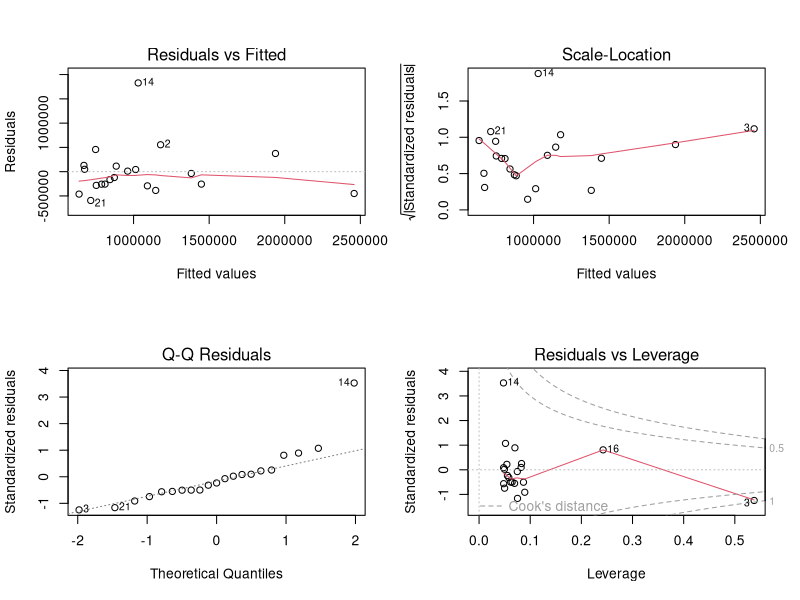
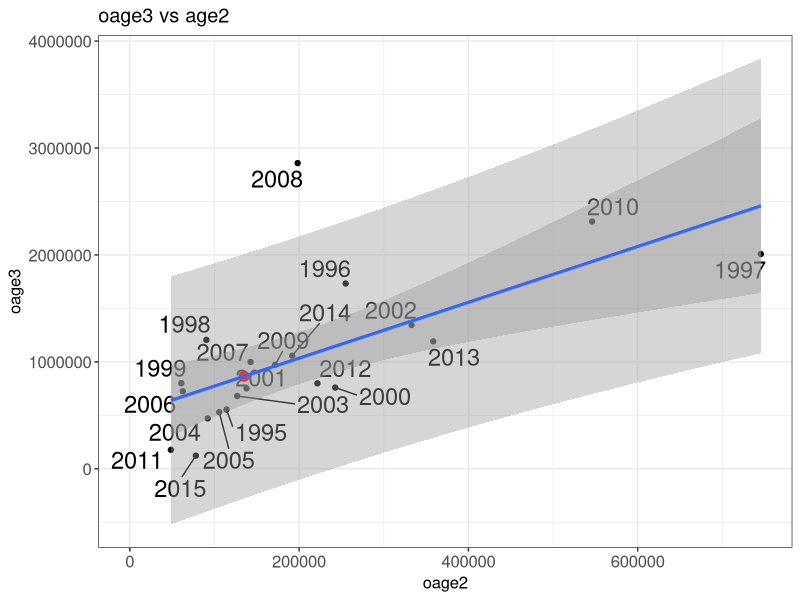
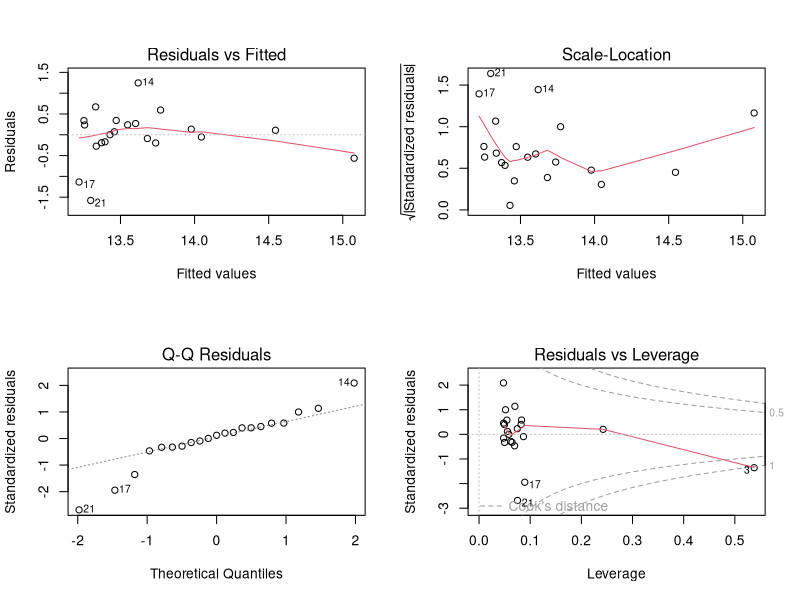
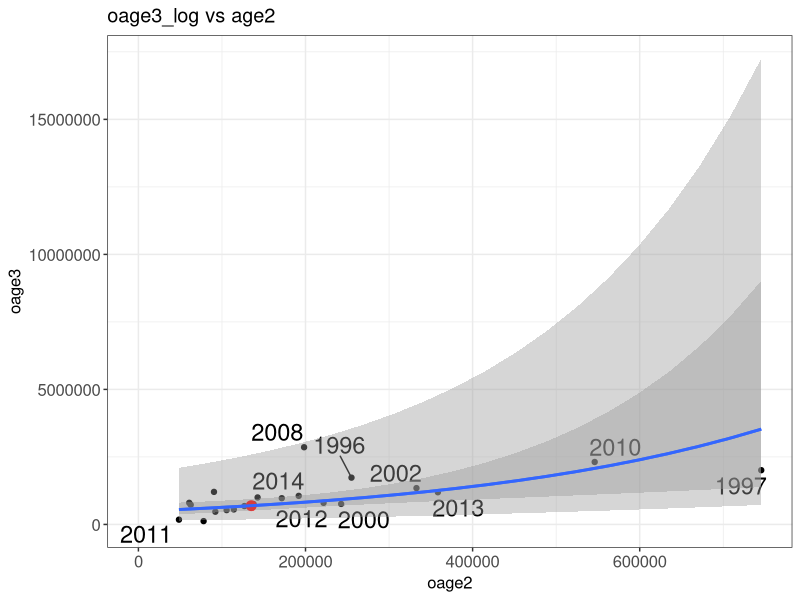
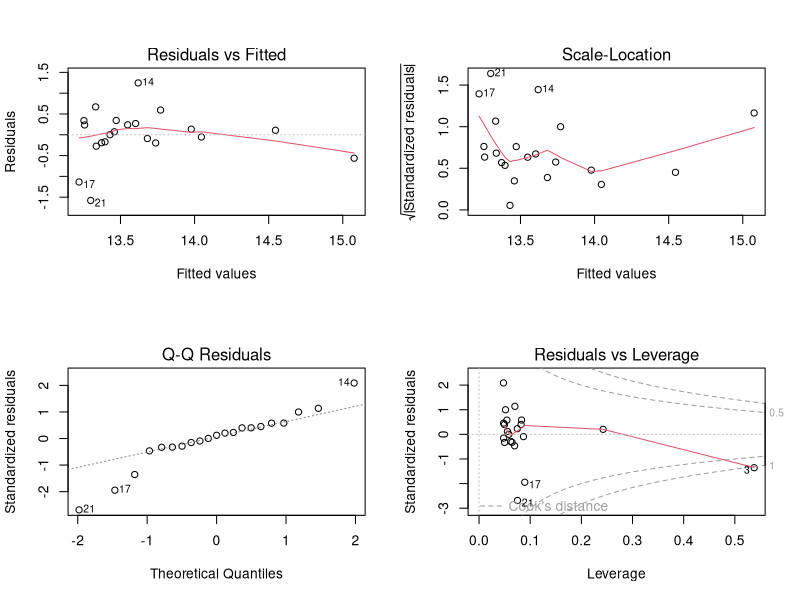
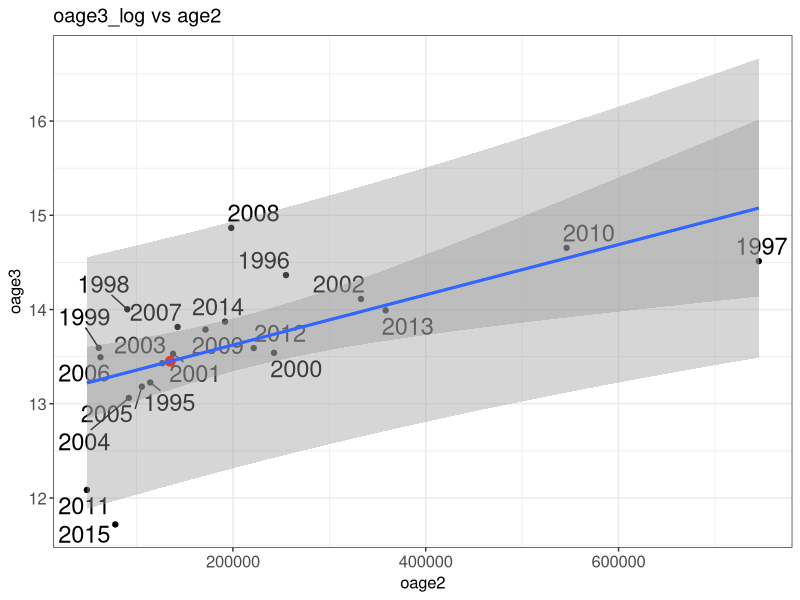
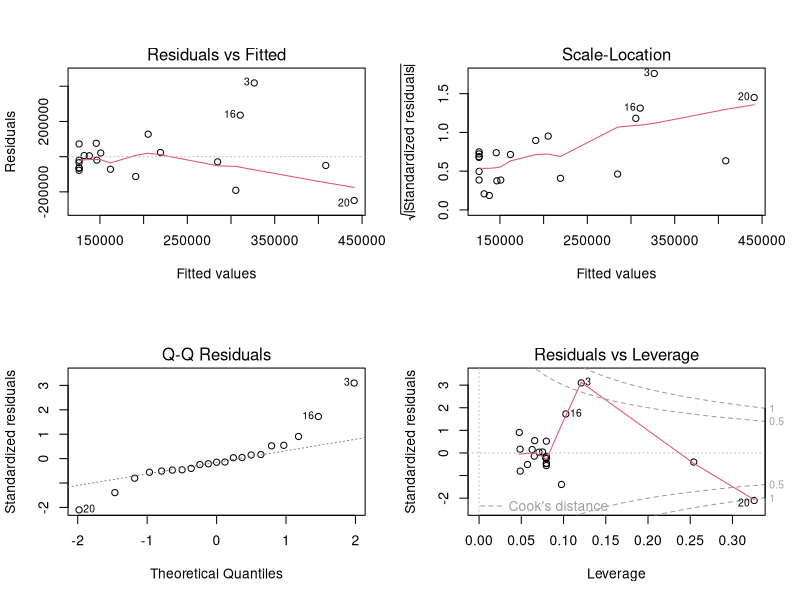
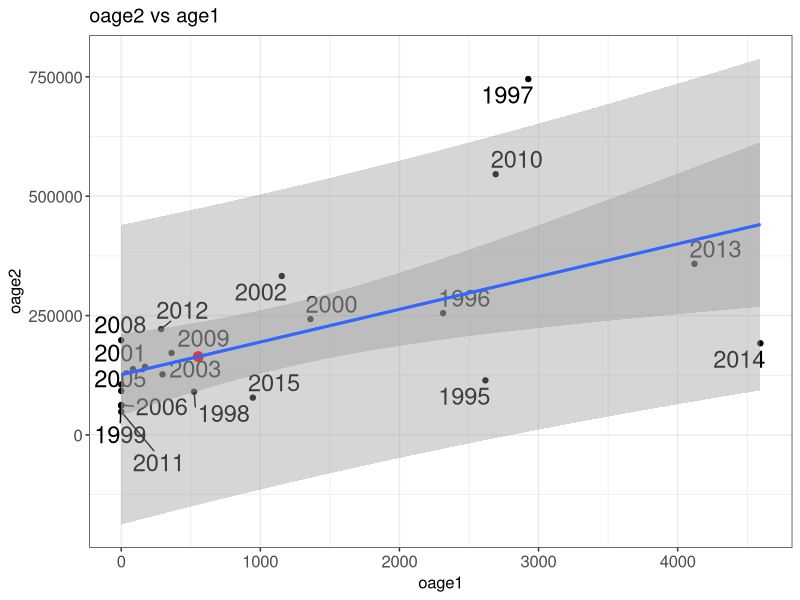

Recreate these plots in R, in order.
# notes ----
# chigkik forecast
# sarah.power@alaska.gov
# 11/06/2018

# load ----
library(tidyverse)
library(lubridate)
library(ggrepel)
library(broom)#for cleaning up data, used in predction
library(caret)#used for cross validation 
library(here)
options(scipen=999)

# data ----
chig <- read_csv('data/Chignik Early_Run2019fx.csv') %>%
  select(-oage5, -Total) %>%
  filter(outmigration_year >= 1995 & outmigration_year < 2016) %>%
  mutate(oage2_log = log(oage2),
         oage3_log = log(oage3))

# analysis ----
oage1_median <- median(chig$oage1, na.rm = TRUE) 
oage4_median <- median(chig$oage4, na.rm = TRUE)
oage1_med1090 <- quantile(chig$oage1, probs = c(0.5, 0.10, 0.90), na.rm = TRUE) 
oage4_med1090 <- quantile(chig$oage4, probs = c(0.5, 0.10, 0.90), na.rm = TRUE) 

summary(chig$oage1)

# model for ocean age 3 (oage3)
oage3_model_1 <- lm(oage3 ~ oage2, data = chig)
#preds_oage3_model_1 <- evaluate_model(oage3_model_1, data = chig)
layout(matrix(c(1,2,3,4),2,2))
plot(oage3_model_1)
summary(oage3_model_1) # show results
r2 = format(summary(oage3_model_1)$r.squared, digits = 3)
RSS <- c(crossprod(oage3_model_1$residuals))
MSE <- RSS / length(oage3_model_1$residuals)
(RMSE <- sqrt(MSE))

#use to plot the new predicted point on the graph
new_data <- data.frame(oage2=  135057.48) #put in 2016 year oage2 *Note need to automate this

newpoint <- broom::augment(oage3_model_1, newdata = new_data)
(pred <- pred3 <- predict(oage3_model_1, newdata = new_data, interval = "prediction", level = 0.95))
lwr <- pred[2]
upr <- pred[3]
conf3 <- predict(oage3_model_1, newdata = new_data, interval = "confidence", level = 0.95)

#Use to make 95% CI and PI 
minoage2 <- round(min(chig$oage2, na.rm = TRUE),0)
maxoage2 <- round(max(chig$oage2, na.rm = TRUE),0)
predx <- data.frame(oage2 = seq(from = minoage2, to = maxoage2, by = (maxoage2-minoage2)/19))

# ... confidence interval
conf.int <- cbind(predx, predict(oage3_model_1, newdata = predx, interval = "confidence", level = 0.95))

# ... prediction interval
pred.int <- cbind(predx, predict(oage3_model_1, newdata = predx, interval = "prediction", level = 0.95))

m <- oage3_model_1
#Add text to the graph
lm_eqn <- function(df){
  m <- lm(oage3 ~ oage2, df);
  eq <- substitute(italic(oage3) == a + b %.% italic(oage2)*","~~italic(r)^2~"="~r2, 
                   list(a = format(coef(m)[1], digits = 2), 
                        b = format(coef(m)[2], digits = 2), 
                        r2 = format(summary(m)$r.squared, digits = 3)))
  as.character(as.expression(eq));                 
}

lm_eqn(chig)
# 
g.pred <- ggplot(pred.int, aes(x = oage2, y = fit)) +
  geom_point(data = chig, aes(x = oage2, y = oage3)) + #plots all the points
  geom_text_repel(data = chig, aes(x = oage2, y = oage3, label = outmigration_year), size = 6) +
  geom_smooth(data = pred.int, aes(ymin = lwr, ymax = upr), stat = "identity") + # prediction interval
  geom_point(data = newpoint, aes(y = .fitted), size = 3, color = "red") + # adds this years new point
  #geom_text(data = newpoint, aes(x = oage2, y = .fitted, label = round(.fitted, 0 )), adj = 1, size = 6) +  
  geom_text(data = newpoint, aes(x = oage2, y = .fitted, label = "2017"), adj = 6) +  
  geom_smooth(data = conf.int, aes(ymin = lwr, ymax = upr), stat = "identity") + #confidence interval
  #geom_text(x = 5, y = 75000, label = lm_eqn(chig), parse = TRUE, adj = 0, size = 10) +
  expand_limits(y=c(0 , 80000)) +
  expand_limits(x=c(0 , 50)) + #export, save copy to clip board 1400 X 1200 for power point & 850 x 550 for document.
  theme_bw() +
  theme(text = element_text(size=12), axis.text.x = element_text(size = 12), axis.text.y = element_text(size = 12)) +
  xlab("oage2") +
  ylab("oage3") +
  ggtitle("oage3 vs age2")

g.pred  

#Repeated K- fold Cross validation

# define training control 
train_control <- trainControl(method="repeatedcv", number=10, repeats=4)
#I used number of K-folds = 4 since I have 4*5 = 210 is lose to the 20 years of data I have

# train the model
model <- train(oage3 ~ oage2, data=chig, trControl=train_control, method="lm")
# summarize results
print(model) #get full model RMSE (Root Mean Square Error)

oage3_pred <- predict(model, chig) # necessary step to get training RMSE
postResample(pred = oage3_pred, obs = chig$oage3) #To get training RMSE
#Compare training RMSE to (full) RMSE




# log models

# model for ocean age 3 (oage3)
oage3_log_model_1 <- lm(oage3_log ~ oage2, data = chig)
#preds_oage3_log_model_1 <- evaluate_model(oage3_log_model_1, data = chig)
layout(matrix(c(1,2,3,4),2,2))
plot(oage3_log_model_1)
summary(oage3_log_model_1) # show results
r2 = format(summary(oage3_log_model_1)$r.squared, digits = 3)
RSS <- c(crossprod(oage3_log_model_1$residuals))
MSE <- RSS / length(oage3_log_model_1$residuals)
(RMSE <- sqrt(MSE))

#use to plot the new predicted point on the graph
new_data <- data.frame(oage2=  135057.48) #put in 2016 year oage2 *Note need to automate this

newpoint <- broom::augment(oage3_log_model_1, newdata = new_data)
(pred <- predict(oage3_log_model_1, newdata = new_data, interval = "prediction", level = 0.95))
pred <- pred3log <-exp(pred)
lwr <- pred[2]
upr <- pred[3]
conf3log <-exp(predict(oage3_log_model_1, newdata = new_data, interval = "confidence", level = 0.95))

#Use to make 95% CI and PI 
minoage2 <- round(min(chig$oage2, na.rm = TRUE),0)
maxoage2 <- round(max(chig$oage2, na.rm = TRUE),0)
predx <- data.frame(oage2 = seq(from = minoage2, to = maxoage2, by = (maxoage2-minoage2)/19))

# ... confidence interval
conf.int <- cbind(predx, exp(predict(oage3_log_model_1, newdata = predx, interval = "confidence", level = 0.95)))

# ... prediction interval
pred.int <- cbind(predx, exp(predict(oage3_log_model_1, newdata = predx, interval = "prediction", level = 0.95)))

m <- oage3_log_model_1
#Add text to the graph
lm_eqn <- function(df){
  m <- lm(oage3_log ~ oage2, df);
  eq <- substitute(italic(oage3_log) == a + b %.% italic(oage2)*","~~italic(r)^2~"="~r2, 
                   list(a = format(coef(m)[1], digits = 2), 
                        b = format(coef(m)[2], digits = 2), 
                        r2 = format(summary(m)$r.squared, digits = 3)))
  as.character(as.expression(eq));                 
}

lm_eqn(chig)
# 
g.pred <- ggplot(pred.int, aes(x = oage2, y = fit)) +
  geom_point(data = chig, aes(x = oage2, y = oage3)) + #plots all the points
  geom_text_repel(data = chig, aes(x = oage2, y = oage3, label = outmigration_year), size = 6) +
  geom_smooth(data = pred.int, aes(ymin = lwr, ymax = upr), stat = "identity") + # prediction interval
  geom_point(data = newpoint, aes(y = exp(.fitted)), size = 3, color = "red") + # adds this years new point
  #geom_text(data = newpoint, aes(x = oage2, y = .fitted, label = round(.fitted, 0 )), adj = 1, size = 6) +  
  geom_text(data = newpoint, aes(x = oage2, y = .fitted, label = "2017"), adj = 6) +  
  geom_smooth(data = conf.int, aes(ymin = lwr, ymax = upr), stat = "identity") + #confidence interval
  #geom_text(x = 5, y = 75000, label = lm_eqn(chig), parse = TRUE, adj = 0, size = 10) +
  expand_limits(y=c(0 , 80000)) +
  expand_limits(x=c(0 , 50)) + #export, save copy to clip board 1400 X 1200 for power point & 850 x 550 for document.
  theme_bw() +
  theme(text = element_text(size=12), axis.text.x = element_text(size = 12), axis.text.y = element_text(size = 12)) +
  xlab("oage2") +
  ylab("oage3") +
  ggtitle("oage3_log vs age2")

g.pred  

#Repeated K- fold Cross validation

# define training control 
train_control <- trainControl(method="repeatedcv", number=10, repeats=4)
#I used number of K-folds = 4 since I have 4*5 = 210 is lose to the 20 years of data I have

# train the model
model <- train(oage3_log ~ oage2, data=chig, trControl=train_control, method="lm")
# summarize results
print(model) #get full model RMSE (Root Mean Square Error)

oage3_log_pred <- predict(model, chig) # necessary step to get training RMSE
postResample(pred = oage3_log_pred, obs = chig$oage3_log) #To get training RMSE
#Compare training RMSE to (full) RMSE


#######################################
#log model with results/graph in log scale
oage3_log_model_1 <- lm(oage3_log ~ oage2, data = chig)
#preds_oage3_log_model_1 <- evaluate_model(oage3_log_model_1, data = chig)
layout(matrix(c(1,2,3,4),2,2))
plot(oage3_log_model_1)
summary(oage3_log_model_1) # show results
r2 = format(summary(oage3_log_model_1)$r.squared, digits = 3)
RSS <- c(crossprod(oage3_log_model_1$residuals))
MSE <- RSS / length(oage3_log_model_1$residuals)
(RMSE <- sqrt(MSE))

#use to plot the new predicted point on the graph
new_data <- data.frame(oage2=  135057.48) #put in 2016 year oage2 *Note need to automate this

newpoint <- broom::augment(oage3_log_model_1, newdata = new_data)
(pred <- predict(oage3_log_model_1, newdata = new_data, interval = "prediction", level = 0.95))
#pred <- exp(pred)
lwr <- pred[2]
upr <- pred[3]
predict(oage3_log_model_1, newdata = new_data, interval = "confidence", level = 0.95)

#Use to make 95% CI and PI 
minoage2 <- round(min(chig$oage2, na.rm = TRUE),0)
maxoage2 <- round(max(chig$oage2, na.rm = TRUE),0)
predx <- data.frame(oage2 = seq(from = minoage2, to = maxoage2, by = (maxoage2-minoage2)/19))

# ... confidence interval
conf.int <- cbind(predx, predict(oage3_log_model_1, newdata = predx, interval = "confidence", level = 0.95))

# ... prediction interval
pred.int <- cbind(predx, predict(oage3_log_model_1, newdata = predx, interval = "prediction", level = 0.95))

m <- oage3_log_model_1
#Add text to the graph
lm_eqn <- function(df){
  m <- lm(oage3_log ~ oage2, df);
  eq <- substitute(italic(oage3_log) == a + b %.% italic(oage2)*","~~italic(r)^2~"="~r2, 
                   list(a = format(coef(m)[1], digits = 2), 
                        b = format(coef(m)[2], digits = 2), 
                        r2 = format(summary(m)$r.squared, digits = 3)))
  as.character(as.expression(eq));                 
}

lm_eqn(chig)
# 
g.pred <- ggplot(pred.int, aes(x = oage2, y = fit)) +
  geom_point(data = chig, aes(x = oage2, y = oage3_log)) + #plots all the points
  geom_text_repel(data = chig, aes(x = oage2, y = oage3_log, label = outmigration_year), size = 6) +
  geom_smooth(data = pred.int, aes(ymin = lwr, ymax = upr), stat = "identity") + # prediction interval
  geom_point(data = newpoint, aes(y = .fitted), size = 3, color = "red") + # adds this years new point
  #geom_text(data = newpoint, aes(x = oage2, y = .fitted, label = round(.fitted, 0 )), adj = 1, size = 6) +  
  geom_text(data = newpoint, aes(x = oage2, y = .fitted, label = "2017"), adj = 6) +  
  geom_smooth(data = conf.int, aes(ymin = lwr, ymax = upr), stat = "identity") + #confidence interval
  #geom_text(x = 5, y = 75000, label = lm_eqn(chig), parse = TRUE, adj = 0, size = 10) +
  #expand_limits(y=c(0 , 80000)) +
  #expand_limits(x=c(0 , 50)) + #export, save copy to clip board 1400 X 1200 for power point & 850 x 550 for document.
  theme_bw() +
  theme(text = element_text(size=12), axis.text.x = element_text(size = 12), axis.text.y = element_text(size = 12)) +
  xlab("oage2") +
  ylab("oage3") +
  ggtitle("oage3_log vs age2")

g.pred  

#Repeated K- fold Cross validation

# define training control 
train_control <- trainControl(method="repeatedcv", number=10, repeats=4)
#I used number of K-folds = 4 since I have 4*5 = 210 is lose to the 20 years of data I have

# train the model
model <- train(oage3_log ~ oage2, data=chig, trControl=train_control, method="lm")
# summarize results
print(model) #get full model RMSE (Root Mean Square Error)

oage3_log_pred <- predict(model, chig) # necessary step to get training RMSE
postResample(pred = oage3_log_pred, obs = chig$oage3_log) #To get training RMSE
#Compare training RMSE to (full) RMSE

############################################
# Now do the same for age2 regressed on age1 
# model for ocean age 3 (oage2)
oage2_model_1 <- lm(oage2 ~ oage1, data = chig)
#preds_oage2_model_1 <- evaluate_model(oage2_model_1, data = chig)
layout(matrix(c(1,2,3,4),2,2))
plot(oage2_model_1)
summary(oage2_model_1) # show results
r2 = format(summary(oage2_model_1)$r.squared, digits = 3)
RSS <- c(crossprod(oage2_model_1$residuals))
MSE <- RSS / length(oage2_model_1$residuals)
(RMSE <- sqrt(MSE))

#use to plot the new predicted point on the graph
new_data <- data.frame(oage1= 553.69615 ) #put in 2017 year oage1 *Note need to automate this

newpoint <- broom::augment(oage2_model_1, newdata = new_data)
(pred <- pred2 <- predict(oage2_model_1, newdata = new_data, interval = "prediction", level = 0.95))
lwr <- pred[2]
upr <- pred[3]
conf2 <- predict(oage2_model_1, newdata = new_data, interval = "confidence", level = 0.95)

#Use to make 95% CI and PI 
minoage1 <- round(min(chig$oage1, na.rm = TRUE),0)
maxoage1 <- round(max(chig$oage1, na.rm = TRUE),0)
predx <- data.frame(oage1 = seq(from = minoage1, to = maxoage1, by = (maxoage1-minoage1)/19))

# ... confidence interval
conf.int <- cbind(predx, predict(oage2_model_1, newdata = predx, interval = "confidence", level = 0.95))

# ... prediction interval
pred.int <- cbind(predx, predict(oage2_model_1, newdata = predx, interval = "prediction", level = 0.95))

m <- oage2_model_1
#Add text to the graph
lm_eqn <- function(df){
  m <- lm(oage2 ~ oage1, df);
  eq <- substitute(italic(oage2) == a + b %.% italic(oage1)*","~~italic(r)^2~"="~r2, 
                   list(a = format(coef(m)[1], digits = 2), 
                        b = format(coef(m)[2], digits = 2), 
                        r2 = format(summary(m)$r.squared, digits = 3)))
  as.character(as.expression(eq));                 
}

lm_eqn(chig)
# 
g.pred <- ggplot(pred.int, aes(x = oage1, y = fit)) +
  geom_point(data = chig, aes(x = oage1, y = oage2)) + #plots all the points
  geom_text_repel(data = chig, aes(x = oage1, y = oage2, label = outmigration_year), size = 6) +
  geom_smooth(data = pred.int, aes(ymin = lwr, ymax = upr), stat = "identity") + # prediction interval
  geom_point(data = newpoint, aes(y = .fitted), size = 3, color = "red") + # adds this years new point
  #geom_text(data = newpoint, aes(x = oage1, y = .fitted, label = round(.fitted, 0 )), adj = 1, size = 6) +  
  geom_text(data = newpoint, aes(x = oage1, y = .fitted, label = "2017"), adj = 6) +  
  geom_smooth(data = conf.int, aes(ymin = lwr, ymax = upr), stat = "identity") + #confidence interval
  #geom_text(x = 5, y = 75000, label = lm_eqn(chig), parse = TRUE, adj = 0, size = 10) +
  expand_limits(y=c(0 , 80000)) +
  expand_limits(x=c(0 , 50)) + #export, save copy to clip board 1400 X 1200 for power point & 850 x 550 for document.
  theme_bw() +
  theme(text = element_text(size=12), axis.text.x = element_text(size = 12), axis.text.y = element_text(size = 12)) +
  xlab("oage1") +
  ylab("oage2") +
  ggtitle("oage2 vs age1")

g.pred  

#Repeated K- fold Cross validation

# define training control 
train_control <- trainControl(method="repeatedcv", number=10, repeats=4)
#I used number of K-folds = 4 since I have 4*5 = 210 is lose to the 20 years of data I have

# train the model
model <- train(oage2 ~ oage1, data=chig, trControl=train_control, method="lm")
# summarize results
print(model) #get full model RMSE (Root Mean Square Error)

oage2_pred <- predict(model, chig) # necessary step to get training RMSE
postResample(pred = oage2_pred, obs = chig$oage2) #To get training RMSE
#Compare training RMSE to (full) RMSE




# log models

# model for ocean age 2 (oage2)
oage2_log_model_1 <- lm(oage2_log ~ oage1, data = chig)
#preds_oage2_log_model_1 <- evaluate_model(oage2_log_model_1, data = chig)
layout(matrix(c(1,2,3,4),2,2))
plot(oage2_log_model_1)
summary(oage2_log_model_1) # show results
r2 = format(summary(oage2_log_model_1)$r.squared, digits = 3)
RSS <- c(crossprod(oage2_log_model_1$residuals))
MSE <- RSS / length(oage2_log_model_1$residuals)
(RMSE <- sqrt(MSE))

#use to plot the new predicted point on the graph
new_data <- data.frame(oage1=  553.69615) #put in 2016 year oage1 *Note need to automate this

newpoint <- broom::augment(oage2_log_model_1, newdata = new_data)
(pred <- predict(oage2_log_model_1, newdata = new_data, interval = "prediction", level = 0.95))
pred <- pred2log <- exp(pred)
lwr <- pred[2]
upr <- pred[3]
conf2log <-exp(predict(oage2_log_model_1, newdata = new_data, interval = "confidence", level = 0.95))

#Use to make 95% CI and PI 
minoage1 <- round(min(chig$oage1, na.rm = TRUE),0)
maxoage1 <- round(max(chig$oage1, na.rm = TRUE),0)
predx <- data.frame(oage1 = seq(from = minoage1, to = maxoage1, by = (maxoage1-minoage1)/19))

# ... confidence interval
conf.int <- cbind(predx, exp(predict(oage2_log_model_1, newdata = predx, interval = "confidence", level = 0.95)))

# ... prediction interval
pred.int <- cbind(predx, exp(predict(oage2_log_model_1, newdata = predx, interval = "prediction", level = 0.95)))

m <- oage2_log_model_1
#Add text to the graph
lm_eqn <- function(df){
  m <- lm(oage2_log ~ oage1, df);
  eq <- substitute(italic(oage2_log) == a + b %.% italic(oage1)*","~~italic(r)^2~"="~r2, 
                   list(a = format(coef(m)[1], digits = 2), 
                        b = format(coef(m)[2], digits = 2), 
                        r2 = format(summary(m)$r.squared, digits = 3)))
  as.character(as.expression(eq));                 
}

lm_eqn(chig)
# 
g.pred <- ggplot(pred.int, aes(x = oage1, y = fit)) +
  geom_point(data = chig, aes(x = oage1, y = oage2)) + #plots all the points
  geom_text_repel(data = chig, aes(x = oage1, y = oage2, label = outmigration_year), size = 6) +
  geom_smooth(data = pred.int, aes(ymin = lwr, ymax = upr), stat = "identity") + # prediction interval
  geom_point(data = newpoint, aes(y = exp(.fitted)), size = 3, color = "red") + # adds this years new point
  #geom_text(data = newpoint, aes(x = oage1, y = .fitted, label = round(.fitted, 0 )), adj = 1, size = 6) +  
  geom_text(data = newpoint, aes(x = oage1, y = .fitted, label = "2017"), adj = 6) +  
  geom_smooth(data = conf.int, aes(ymin = lwr, ymax = upr), stat = "identity") + #confidence interval
  #geom_text(x = 5, y = 75000, label = lm_eqn(chig), parse = TRUE, adj = 0, size = 10) +
  expand_limits(y=c(0 , 80000)) +
  expand_limits(x=c(0 , 50)) + #export, save copy to clip board 1400 X 1200 for power point & 850 x 550 for document.
  theme_bw() +
  theme(text = element_text(size=12), axis.text.x = element_text(size = 12), axis.text.y = element_text(size = 12)) +
  xlab("oage1") +
  ylab("oage2") +
  ggtitle("oage2_log vs 0age1")

g.pred  

#Repeated K- fold Cross validation

# define training control 
train_control <- trainControl(method="repeatedcv", number=10, repeats=4)
#I used number of K-folds = 4 since I have 4*5 = 210 is lose to the 20 years of data I have

# train the model
model <- train(oage2_log ~ oage1, data=chig, trControl=train_control, method="lm")
# summarize results
print(model) #get full model RMSE (Root Mean Square Error)

oage2_log_pred <- predict(model, chig) # necessary step to get training RMSE
postResample(pred = oage2_log_pred, obs = chig$oage2_log) #To get training RMSE
#Compare training RMSE to (full) RMSE


#######################################
#log model with results/graph in log scale
oage2_log_model_1 <- lm(oage2_log ~ oage1, data = chig)
#preds_oage2_log_model_1 <- evaluate_model(oage2_log_model_1, data = chig)
layout(matrix(c(1,2,3,4),2,2))
plot(oage2_log_model_1)
summary(oage2_log_model_1) # show results
r2 = format(summary(oage2_log_model_1)$r.squared, digits = 3)
RSS <- c(crossprod(oage2_log_model_1$residuals))
MSE <- RSS / length(oage2_log_model_1$residuals)
(RMSE <- sqrt(MSE))

#use to plot the new predicted point on the graph
new_data <- data.frame(oage1=  553.69615) #put in 2016 year oage1 *Note need to automate this

newpoint <- broom::augment(oage2_log_model_1, newdata = new_data)
(pred <- predict(oage2_log_model_1, newdata = new_data, interval = "prediction", level = 0.95))
#pred <- exp(pred)
lwr <- pred[2]
upr <- pred[3]
predict(oage2_log_model_1, newdata = new_data, interval = "confidence", level = 0.95)

#Use to make 95% CI and PI 
minoage1 <- round(min(chig$oage1, na.rm = TRUE),0)
maxoage1 <- round(max(chig$oage1, na.rm = TRUE),0)
predx <- data.frame(oage1 = seq(from = minoage1, to = maxoage1, by = (maxoage1-minoage1)/19))

# ... confidence interval
conf.int <- cbind(predx, predict(oage2_log_model_1, newdata = predx, interval = "confidence", level = 0.95))

# ... prediction interval
pred.int <- cbind(predx, predict(oage2_log_model_1, newdata = predx, interval = "prediction", level = 0.95))

m <- oage2_log_model_1
#Add text to the graph
lm_eqn <- function(df){
  m <- lm(oage2_log ~ oage1, df);
  eq <- substitute(italic(oage2_log) == a + b %.% italic(oage1)*","~~italic(r)^2~"="~r2, 
                   list(a = format(coef(m)[1], digits = 2), 
                        b = format(coef(m)[2], digits = 2), 
                        r2 = format(summary(m)$r.squared, digits = 3)))
  as.character(as.expression(eq));                 
}

lm_eqn(chig)
# 
g.pred <- ggplot(pred.int, aes(x = oage1, y = fit)) +
  geom_point(data = chig, aes(x = oage1, y = oage2_log)) + #plots all the points
  geom_text_repel(data = chig, aes(x = oage1, y = oage2_log, label = outmigration_year), size = 6) +
  geom_smooth(data = pred.int, aes(ymin = lwr, ymax = upr), stat = "identity") + # prediction interval
  geom_point(data = newpoint, aes(y = .fitted), size = 3, color = "red") + # adds this years new point
  #geom_text(data = newpoint, aes(x = oage1, y = .fitted, label = round(.fitted, 0 )), adj = 1, size = 6) +  
  geom_text(data = newpoint, aes(x = oage1, y = .fitted, label = "2017"), adj = 6) +  
  geom_smooth(data = conf.int, aes(ymin = lwr, ymax = upr), stat = "identity") + #confidence interval
  #geom_text(x = 5, y = 75000, label = lm_eqn(chig), parse = TRUE, adj = 0, size = 10) +
  #expand_limits(y=c(0 , 80000)) +
  #expand_limits(x=c(0 , 50)) + #export, save copy to clip board 1400 X 1200 for power point & 850 x 550 for document.
  theme_bw() +
  theme(text = element_text(size=12), axis.text.x = element_text(size = 12), axis.text.y = element_text(size = 12)) +
  xlab("oage1") +
  ylab("oage2") +
  ggtitle("oage2_log vs oage1")

g.pred  

#Repeated K- fold Cross validation

# define training control 
train_control <- trainControl(method="repeatedcv", number=10, repeats=4)
#I used number of K-folds = 4 since I have 4*5 = 210 is lose to the 20 years of data I have

# train the model
model <- train(oage2_log ~ oage1, data=chig, trControl=train_control, method="lm")
# summarize results
print(model) #get full model RMSE (Root Mean Square Error)

oage2_log_pred <- predict(model, chig) # necessary step to get training RMSE
postResample(pred = oage2_log_pred, obs = chig$oage2_log) #To get training RMSE

pred3
conf3
pred3log
conf3log

pred2
conf2
pred2log
conf2log
r2
